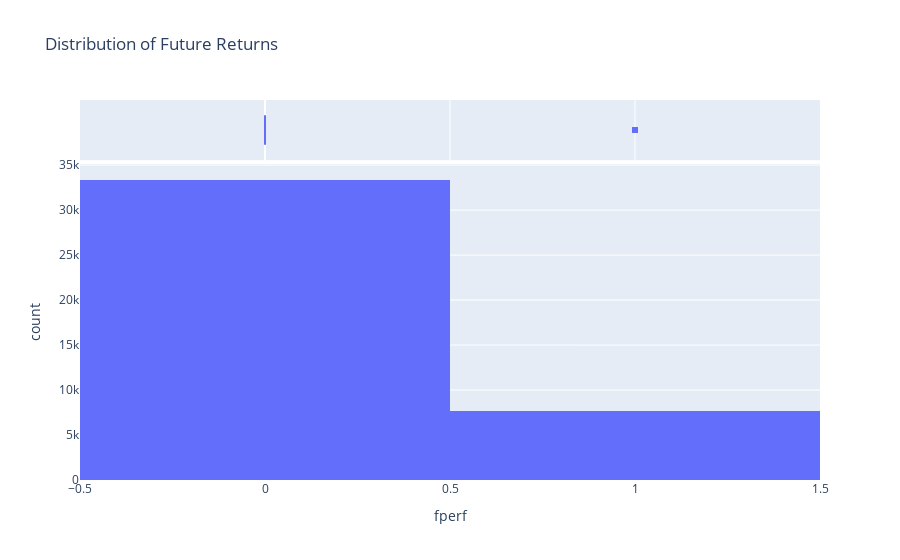

Here is the notebook cell this chart was saved with:
### Code cell
fig = px.histogram(df, x='fperf', marginal='box', title='Distribution of Future Returns')
fig.show()

### Figure 1 — Plotly figure (JSON) as saved in the notebook; plotly's stock layout.template omitted (floating-point values rounded to 4 significant figures; data arrays with more than 128 entries replaced by an {"elided": "..."} marker saying what was removed)
{"data": [{"alignmentgroup": "True", "bingroup": "x", "hovertemplate": "fperf=%{x}<br>count=%{y}<extra></extra>", "legendgroup": "", "marker": {"color": "#636efa", "pattern": {"shape": ""}}, "name": "", "offsetgroup": "", "orientation": "v", "showlegend": false, "type": "histogram", "x": {"elided": "44884 int values"}, "xaxis": "x", "yaxis": "y"}, {"alignmentgroup": "True", "hovertemplate": "fperf=%{x}<extra></extra>", "legendgroup": "", "marker": {"color": "#636efa"}, "name": "", "notched": true, "offsetgroup": "", "showlegend": false, "type": "box", "x": {"elided": "44884 int values"}, "xaxis": "x2", "yaxis": "y2"}], "layout": {"barmode": "relative", "legend": {"tracegroupgap": 0}, "title": {"text": "Distribution of Future Returns"}, "xaxis": {"anchor": "y", "domain": [0, 1], "title": {"text": "fperf"}}, "xaxis2": {"anchor": "y2", "domain": [0, 1], "matches": "x", "showgrid": true, "showticklabels": false}, "yaxis": {"anchor": "x", "domain": [0, 0.8316], "title": {"text": "count"}}, "yaxis2": {"anchor": "x2", "domain": [0.8416, 1], "matches": "y2", "showgrid": false, "showline": false, "showticklabels": false, "ticks": ""}}}
